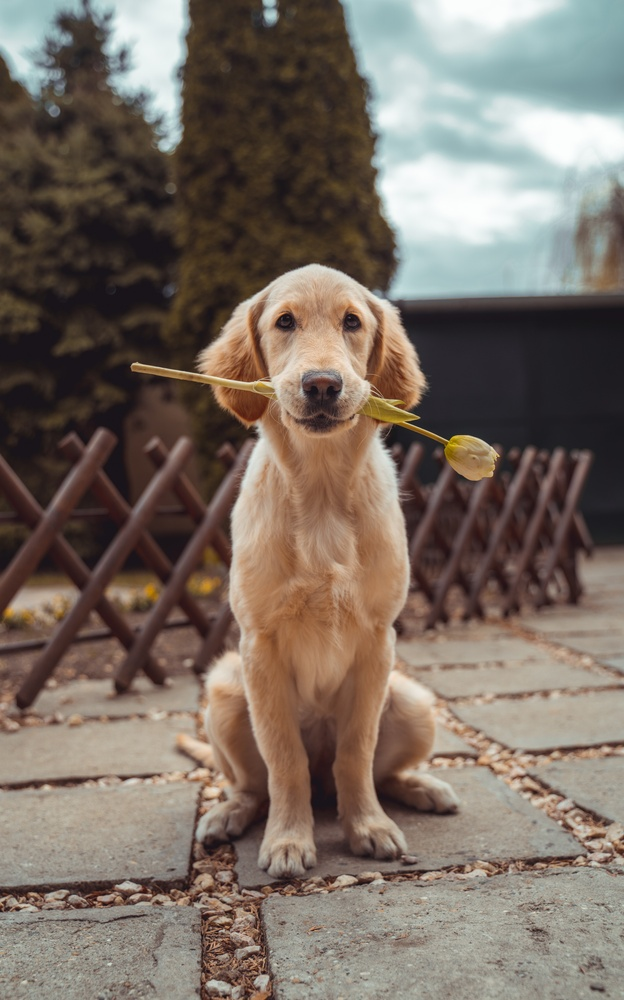
#> input picture Original Input Images/Chapter 2/dog.jpg, 624 x 1000 px, shrunk from 3742 x 6000 before the run, found by its file name
$ python 'Histogram of Oriented Gradients.py'
#> lines starting #> are read from the running program, lines starting #| are printed output that depends on the picture
import cv2
from skimage.feature import hog
from skimage import exposure

image = cv2.imread('dog.jpg', cv2.IMREAD_GRAYSCALE)
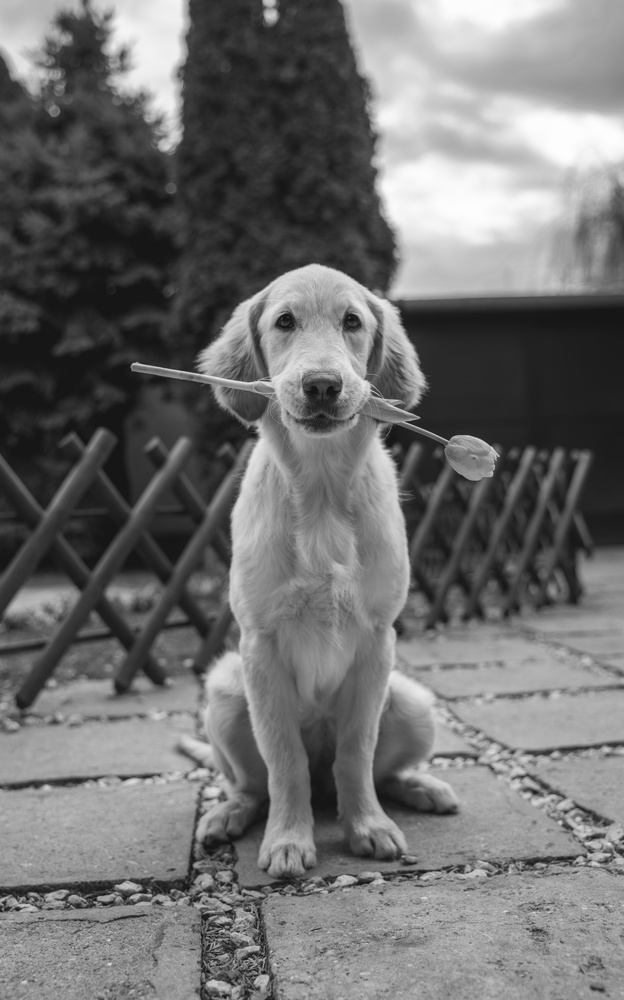
#> image: shape (1000, 624); min 12, max 254, mean 112.1

# Compute HOG features
hog_features, hog_image = hog(image, visualize=True)
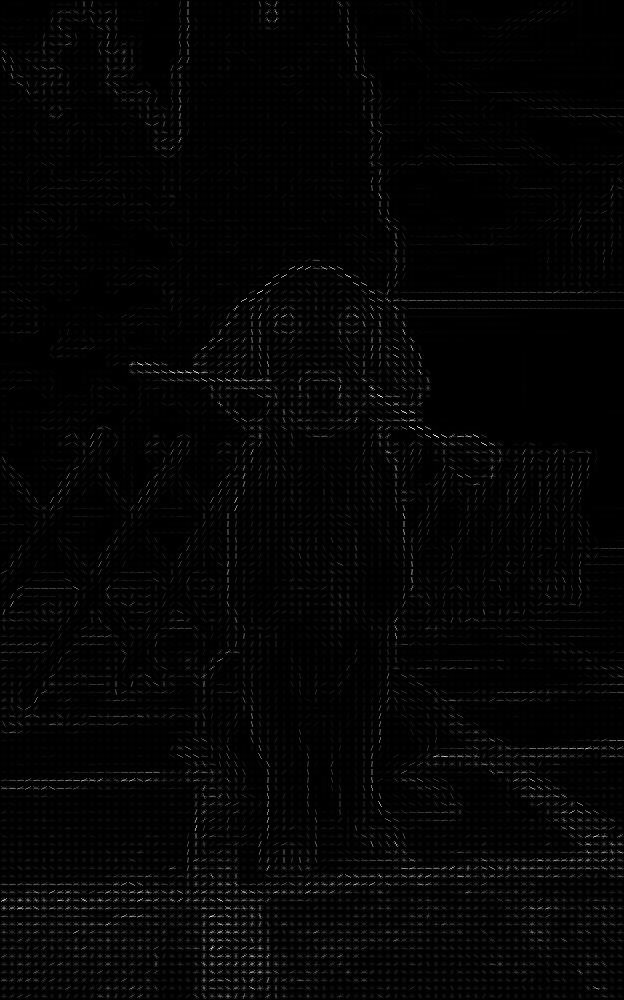
#> hog_image: shape (1000, 624) float64; min 0, max 63.78, mean 1.1; drawn with min black and max white

# Display the HOG image
hog_image = exposure.rescale_intensity(hog_image, out_range=(0, 255))
hog_image = hog_image.astype("uint8")
cv2.imshow("HOG Image", hog_image)
cv2.waitKey(0)
cv2.destroyAllWindows()

$ run again, with Original Input Images/Chapter 2/12.jpg copied over Original Input Images/Chapter 2/dog.jpg
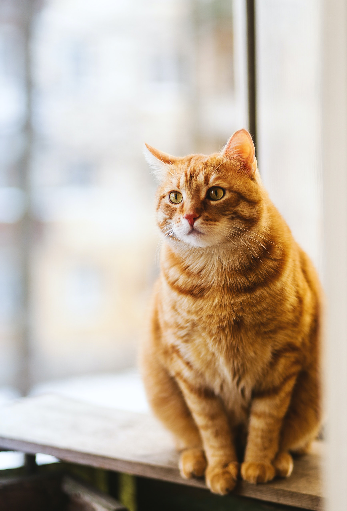
#> input picture Original Input Images/Chapter 2/12.jpg, 347 x 511 px, found by its file name
#> `image = cv2.imread('dog.jpg', cv2.IMREAD_GRAYSCALE)`:
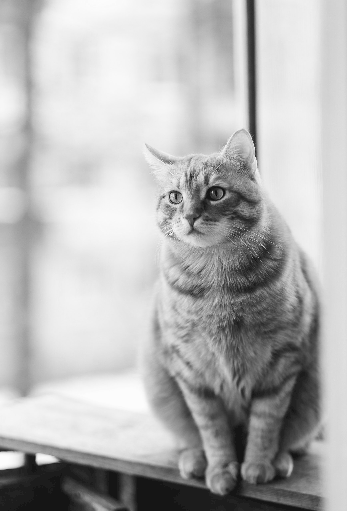
#> image: shape (511, 347); min 0, max 253, mean 181.1
#> `hog_features, hog_image = hog(image, visualize=True)`:
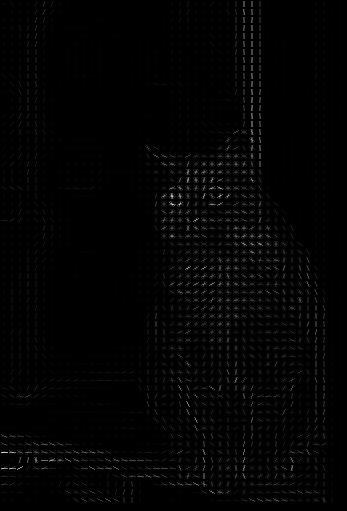
#> hog_image: shape (511, 347) float64; min 0, max 69.34, mean 0.9; drawn with min black and max white

$ run again, with Original Input Images/Chapter 2/ss.jpg copied over Original Input Images/Chapter 2/dog.jpg
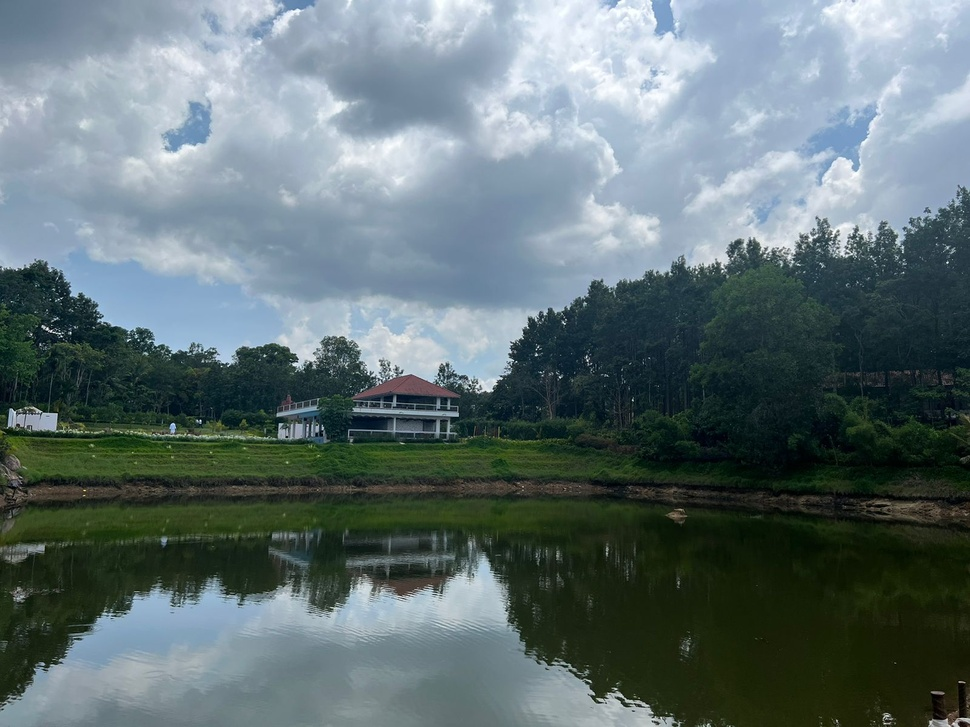
#> input picture Original Input Images/Chapter 2/ss.jpg, 970 x 727 px, shrunk from 1600 x 1200 before the run, found by its file name
#> `image = cv2.imread('dog.jpg', cv2.IMREAD_GRAYSCALE)`:
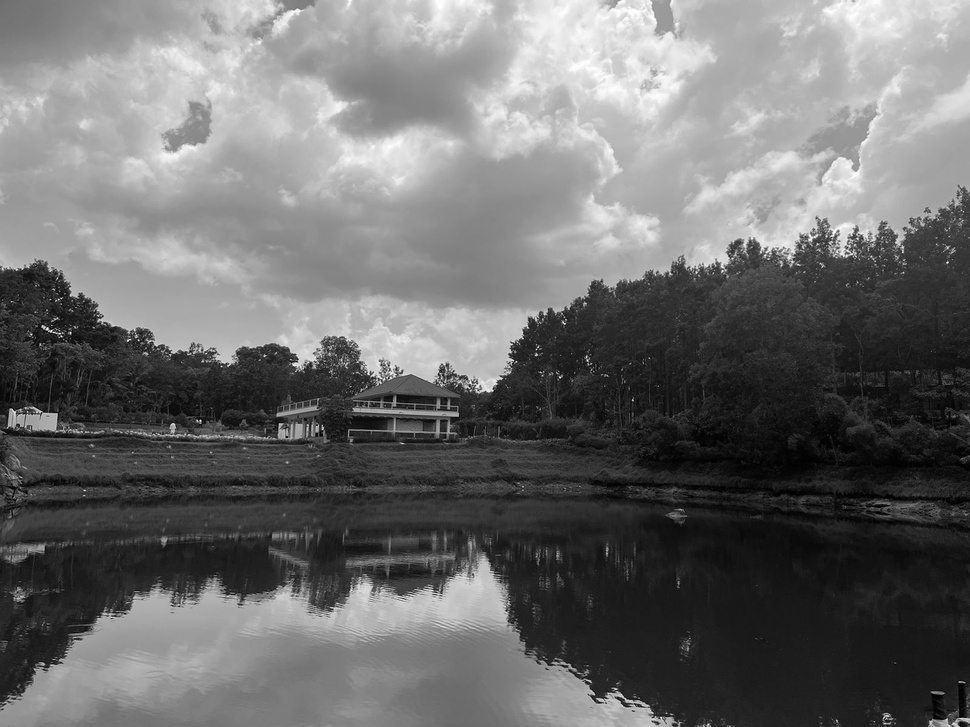
#> image: shape (727, 970); min 0, max 255, mean 108.8
#> `hog_features, hog_image = hog(image, visualize=True)`:
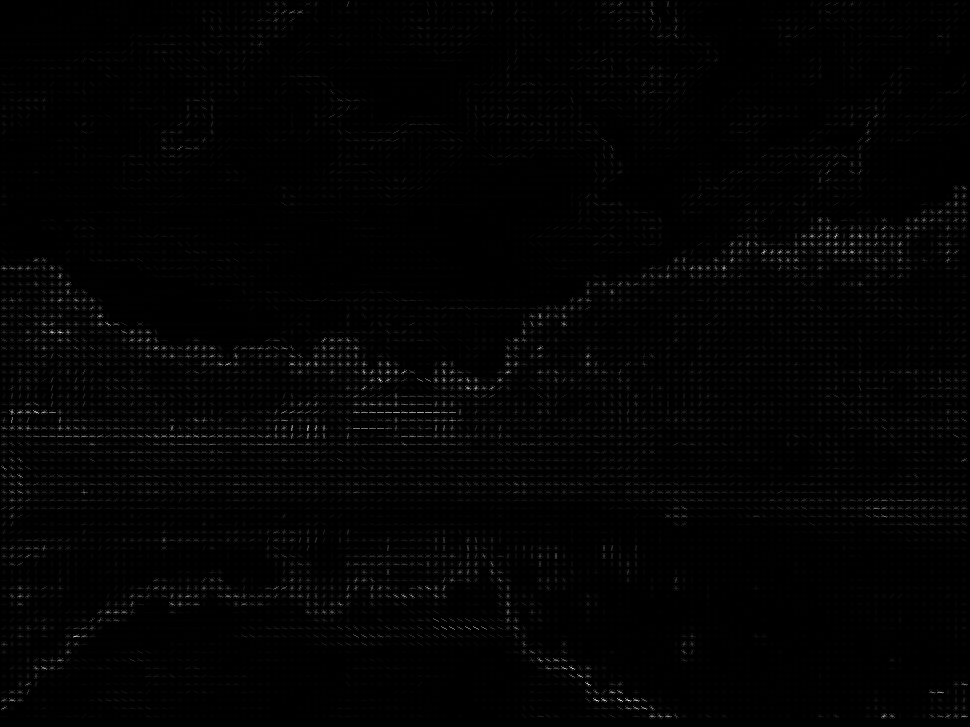
#> hog_image: shape (727, 970) float64; min 0, max 84.53, mean 1; drawn with min black and max white
